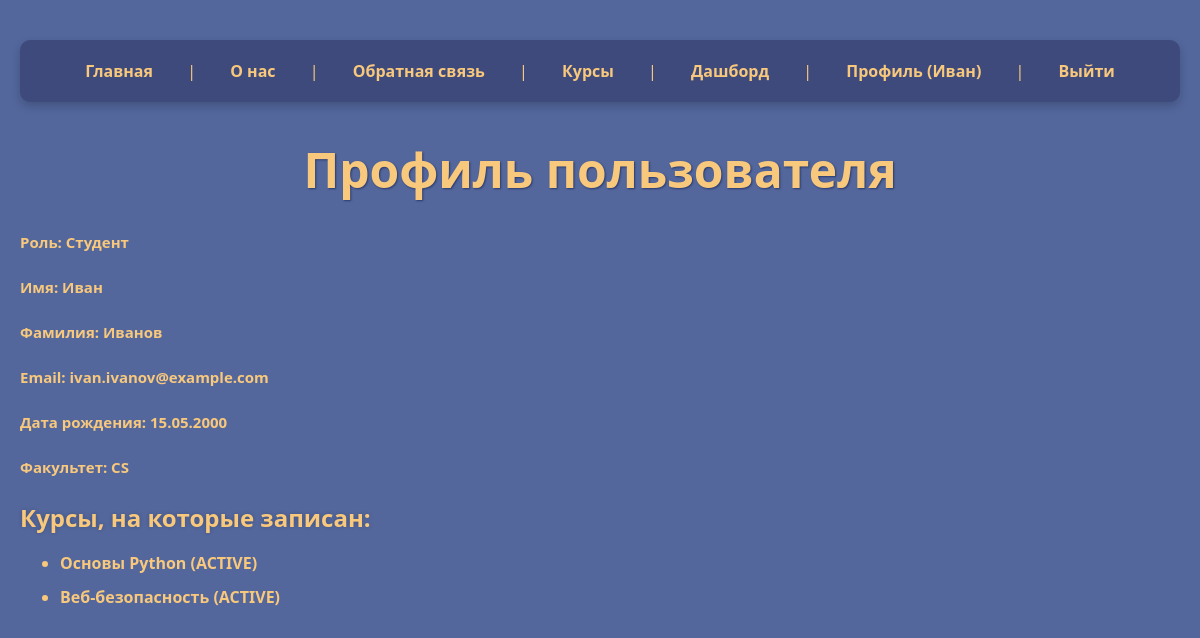
/profile/ (signed in), run on the app's committed database.
### fefu_lab/models.py (models this page shows, shortened)
class Student(models.Model):
    FACULTY_CHOICES = [
        ('CS', 'Кибербезопасность'),
        ('SE', 'Программная инженерия'),
        ('IT', 'Информационные технологии'),
        ('DS', 'Наука о данных'),
        ('WEB', 'Веб-технологии'),
    ]
    ROLE_CHOICES = [
        ('STUDENT', 'Студент'),
        ('TEACHER', 'Преподаватель'),
        ('ADMIN', 'Админ'),
    ]
    user = models.OneToOneField(
        User,
        on_delete=models.CASCADE,
        related_name='student_profile',
        verbose_name='Пользователь'
    )
    birth_date = models.DateField(null=True, blank=True, verbose_name='Дата рождения')
    faculty = models.CharField(max_length=3, choices=FACULTY_CHOICES, default='CS', verbose_name='Факультет')
    role = models.CharField(max_length=10, choices=ROLE_CHOICES, default='STUDENT', verbose_name='Роль')
    created_at = models.DateTimeField(auto_now_add=True, verbose_name='Дата создания')
    class Meta:
        verbose_name = 'Студент'
        verbose_name_plural = 'Студенты'
        ordering = ['user__last_name', 'user__first_name']

class Enrollment(models.Model):
    STATUS_CHOICES = [
        ('ACTIVE', 'Активен'),
        ('COMPLETED', 'Завершен'),
    ]
    student = models.ForeignKey(Student, on_delete=models.CASCADE, related_name='enrollments', verbose_name='Студент')
    course = models.ForeignKey(Course, on_delete=models.CASCADE, related_name='enrollments', verbose_name='Курс')
    created_at = models.DateTimeField(auto_now_add=True, verbose_name='Дата записи')
    status = models.CharField(max_length=10, choices=STATUS_CHOICES, default='ACTIVE', verbose_name='Статус')
    class Meta:
        verbose_name = 'Запись на курс'
        verbose_name_plural = 'Записи на курсы'
        unique_together = ('student', 'course')

class Course(models.Model):
    LEVEL_CHOICES = [
        ('BEGINNER', 'Начальный'),
        ('INTERMEDIATE', 'Средний'),
        ('ADVANCED', 'Продвинутый'),
    ]
    title = models.CharField(max_length=200, unique=True, verbose_name='Название')
    slug = models.SlugField(unique=True, verbose_name='Слаг')
    description = models.TextField(verbose_name='Описание')
    duration = models.PositiveIntegerField(verbose_name='Продолжительность (часы)')
    instructor = models.ForeignKey(Instructor, on_delete=models.SET_NULL, null=True, blank=True, verbose_name='Преподаватель')
    level = models.CharField(max_length=20, choices=LEVEL_CHOICES, default='BEGINNER', verbose_name='Уровень')
    max_students = models.PositiveIntegerField(default=0, verbose_name='Максимальное количество студентов')
    price = models.DecimalField(max_digits=10, decimal_places=2, default=0, verbose_name='Цена')
    is_active = models.BooleanField(default=True, verbose_name='Активен')
    created_at = models.DateTimeField(auto_now_add=True, verbose_name='Дата создания')
    class Meta:
        verbose_name = 'Курс'
        verbose_name_plural = 'Курсы'
        ordering = ['title']

### fefu_lab/views.py (the view, shortened to what this page needs)
# urls.py: path('profile/', views.profile_view, name='profile')
@login_required
def profile_view(request):
    user = request.user
    context = {'user': user}
    if hasattr(user, 'student_profile'):
        role = user.student_profile.role
        if role == 'STUDENT':
            context = {'enrollments': user.student_profile.enrollments.all(), 'role': 'Студент', 'user': user, 'student': user.student_profile}
        return render(request, 'profile.html', context)

### fefu_lab/template/profile.html (shortened to what this page needs)
{% extends "base.html" %}
{% block heading %}Профиль пользователя{% endblock %}
{% block content %}
  <div class="profile-info">
    {% if role == "Админ" %}
      <p><strong>Роль:</strong> Администратор</p>
      <p><a href="{{ dashboard_link }}">Перейти в админку Django</a></p>
    {% else %}
      <p><strong>Роль:</strong> Студент</p>
      <p><strong>Имя:</strong> {{ user.first_name }}</p>
      <p><strong>Фамилия:</strong> {{ user.last_name }}</p>
      <p><strong>Email:</strong> {{ user.email }}</p>
      <p><strong>Дата рождения:</strong> {{ student.birth_date|date:"d.m.Y" }}</p>
      <p><strong>Факультет:</strong> {{ student.faculty }}</p>
      <h3>Курсы, на которые записан:</h3>
      <ul>
        {% for enrollment in enrollments %}
          <li><a href="{% url 'course_profile' enrollment.course.slug %}">{{ enrollment.course.title }}</a> ({{ enrollment.status }})</li>
        {% empty %}
          <li>Нет записей на курсы.</li>
        {% endfor %}
      </ul>
    {% endif %}
  </div>
{% endblock %}

### fefu_lab/template/base.html (shortened to what this page needs)
<!DOCTYPE html>
<html>
<head>
    {% load static %}
    <link rel="stylesheet" href="{% static 'css/style.css' %}">
</head>
<body>
   <div class="navigation">
    <a href="{% url 'home' %}">Главная</a> |
    <a href="{% url 'about' %}">О нас</a> |
    <a href="{% url 'feedback_view' %}">Обратная связь</a> |
    <a href="{% url 'course_list' %}">Курсы</a> |
    {% if user.is_authenticated %}
        {% if user.student_profile.role == 'STUDENT' %}
            <a href="{% url 'student_dashboard' %}">Дашборд</a> |
        {% elif instructor %}
            <a href="{% url 'teacher_dashboard' %}">Дашборд</a> |
        {% endif %}
        <a href="{% url 'profile' %}">Профиль ({{ user.first_name }})</a> |
        <a href="{% url 'logout_view' %}">Выйти</a>
    {% else %}
        <a href="{% url 'login_view' %}">Вход</a> |
        <a href="{% url 'register_view' %}">Регистрация</a>
    {% endif %}
</div>
    <h1>{% block heading %}{% endblock %}</h1>
    {% block content %}{% endblock %}
</body>
</html>

### fefu_lab/static/css/style.css (style rules this page uses)
body { font-family: 'Segoe UI', Tahoma, Geneva, Verdana, sans-serif; background-color: #53679d; padding: 40px 20px; color: #F8C87C; text-align: left; margin: 0; min-height: 100vh; }
h1 { font-size: 3rem; text-align: center; color: #F8C87C; margin-bottom: 30px; font-weight: 700; text-shadow: 1px 1px 2px #2a3a6d; }
.navigation { background-color: #3e4a7c; padding: 12px 25px; text-align: center; border-radius: 10px; margin-bottom: 35px; box-shadow: 0 4px 10px rgba(0,0,0,0.2); }
.navigation a { color: #f8c87c; text-decoration: none; font-weight: 600; margin: 0 15px; padding: 8px 15px; border-radius: 5px; transition: background-color 0.3s ease, color 0.3s ease; display: inline-block; }
ul li { margin-bottom: 12px; font-size: 1rem; font-weight: 600; }
ul li a { color: #f8c87c; text-decoration: none; border-bottom: 2px solid transparent; transition: color 0.3s ease, border-color 0.3s ease; }
h3 { font-size: 1.5rem; text-align: left; color: #f8c87c; margin-bottom: 18px; text-shadow: 0 0 4px #00000033; }
p { color: #f8c87c; text-align: left; margin-top: 25px; font-size: 15px; font-weight: 600; }

### data on the page
Student: birth_date "15.05.2000", faculty "CS"
Enrollment: course "Основы Python", status "ACTIVE"
Enrollment: course "Веб-безопасность", status "ACTIVE"

### other printed values
{{ user.first_name }} "Иван"
{{ user.last_name }} "Иванов"
{{ user.email }} "ivan.ivanov@example.com"
